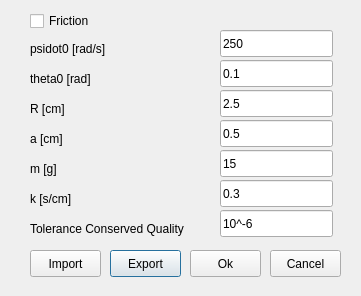
<?xml version="1.0" encoding="UTF-8"?>
<ui version="4.0">
 <class>MyDialog</class>
 <widget class="QDialog" name="MyDialog">
  <property name="geometry">
   <rect>
    <x>0</x>
    <y>0</y>
    <width>361</width>
    <height>296</height>
   </rect>
  </property>
  <property name="minimumSize">
   <size>
    <width>361</width>
    <height>296</height>
   </size>
  </property>
  <property name="maximumSize">
   <size>
    <width>361</width>
    <height>296</height>
   </size>
  </property>
  <property name="windowTitle">
   <string>Dialog</string>
  </property>
  <widget class="QLabel" name="psidot_text">
   <property name="geometry">
    <rect>
     <x>30</x>
     <y>40</y>
     <width>121</width>
     <height>17</height>
    </rect>
   </property>
   <property name="text">
    <string>psidot0 [rad/s]</string>
   </property>
  </widget>
  <widget class="QLabel" name="theta0_text">
   <property name="geometry">
    <rect>
     <x>30</x>
     <y>70</y>
     <width>91</width>
     <height>17</height>
    </rect>
   </property>
   <property name="text">
    <string>theta0 [rad]</string>
   </property>
  </widget>
  <widget class="QLabel" name="R_text">
   <property name="geometry">
    <rect>
     <x>30</x>
     <y>100</y>
     <width>59</width>
     <height>17</height>
    </rect>
   </property>
   <property name="text">
    <string>R [cm]</string>
   </property>
  </widget>
  <widget class="QLabel" name="k_text">
   <property name="geometry">
    <rect>
     <x>30</x>
     <y>190</y>
     <width>59</width>
     <height>17</height>
    </rect>
   </property>
   <property name="text">
    <string>k [s/cm]</string>
   </property>
  </widget>
  <widget class="QLabel" name="a_text">
   <property name="geometry">
    <rect>
     <x>30</x>
     <y>130</y>
     <width>59</width>
     <height>17</height>
    </rect>
   </property>
   <property name="text">
    <string>a [cm]</string>
   </property>
  </widget>
  <widget class="QLabel" name="m_text">
   <property name="geometry">
    <rect>
     <x>30</x>
     <y>160</y>
     <width>59</width>
     <height>17</height>
    </rect>
   </property>
   <property name="text">
    <string>m [g]</string>
   </property>
  </widget>
  <widget class="QLabel" name="TolConQual_text">
   <property name="geometry">
    <rect>
     <x>30</x>
     <y>220</y>
     <width>181</width>
     <height>17</height>
    </rect>
   </property>
   <property name="text">
    <string>Tolerance Conserved Quality</string>
   </property>
  </widget>
  <widget class="QCheckBox" name="Friction">
   <property name="geometry">
    <rect>
     <x>30</x>
     <y>10</y>
     <width>91</width>
     <height>22</height>
    </rect>
   </property>
   <property name="text">
    <string>Friction</string>
   </property>
  </widget>
  <widget class="QPushButton" name="export_button">
   <property name="geometry">
    <rect>
     <x>110</x>
     <y>250</y>
     <width>71</width>
     <height>27</height>
    </rect>
   </property>
   <property name="text">
    <string>Export</string>
   </property>
  </widget>
  <widget class="QPushButton" name="import_button">
   <property name="geometry">
    <rect>
     <x>30</x>
     <y>250</y>
     <width>71</width>
     <height>27</height>
    </rect>
   </property>
   <property name="text">
    <string>Import</string>
   </property>
  </widget>
  <widget class="QPushButton" name="ok_button">
   <property name="geometry">
    <rect>
     <x>190</x>
     <y>250</y>
     <width>71</width>
     <height>27</height>
    </rect>
   </property>
   <property name="text">
    <string>Ok</string>
   </property>
  </widget>
  <widget class="QPushButton" name="cancel_button">
   <property name="geometry">
    <rect>
     <x>270</x>
     <y>250</y>
     <width>71</width>
     <height>27</height>
    </rect>
   </property>
   <property name="text">
    <string>Cancel</string>
   </property>
  </widget>
  <widget class="QLineEdit" name="TolConQual">
   <property name="geometry">
    <rect>
     <x>220</x>
     <y>210</y>
     <width>113</width>
     <height>27</height>
    </rect>
   </property>
   <property name="text">
    <string>10^-6</string>
   </property>
  </widget>
  <widget class="QLineEdit" name="a">
   <property name="geometry">
    <rect>
     <x>220</x>
     <y>120</y>
     <width>113</width>
     <height>27</height>
    </rect>
   </property>
   <property name="text">
    <string>0.5</string>
   </property>
  </widget>
  <widget class="QLineEdit" name="m">
   <property name="geometry">
    <rect>
     <x>220</x>
     <y>150</y>
     <width>113</width>
     <height>27</height>
    </rect>
   </property>
   <property name="text">
    <string>15</string>
   </property>
  </widget>
  <widget class="QLineEdit" name="k">
   <property name="geometry">
    <rect>
     <x>220</x>
     <y>180</y>
     <width>113</width>
     <height>27</height>
    </rect>
   </property>
   <property name="text">
    <string>0.3</string>
   </property>
  </widget>
  <widget class="QLineEdit" name="R">
   <property name="geometry">
    <rect>
     <x>220</x>
     <y>90</y>
     <width>113</width>
     <height>27</height>
    </rect>
   </property>
   <property name="text">
    <string>2.5</string>
   </property>
  </widget>
  <widget class="QLineEdit" name="psidot0">
   <property name="geometry">
    <rect>
     <x>220</x>
     <y>30</y>
     <width>113</width>
     <height>27</height>
    </rect>
   </property>
   <property name="text">
    <string>250</string>
   </property>
  </widget>
  <widget class="QLineEdit" name="theta0">
   <property name="geometry">
    <rect>
     <x>220</x>
     <y>60</y>
     <width>113</width>
     <height>27</height>
    </rect>
   </property>
   <property name="text">
    <string>0.1</string>
   </property>
  </widget>
 </widget>
 <resources/>
 <connections>
  <connection>
   <sender>Friction</sender>
   <signal>clicked()</signal>
   <receiver>MyDialog</receiver>
   <slot>FrictionCheck()</slot>
   <hints>
    <hint type="sourcelabel">
     <x>82</x>
     <y>28</y>
    </hint>
    <hint type="destinationlabel">
     <x>384</x>
     <y>118</y>
    </hint>
   </hints>
  </connection>
 </connections>
 <slots>
  <slot>FrictionCheck()</slot>
  <slot>ParameterConfirm()</slot>
 </slots>
</ui>
